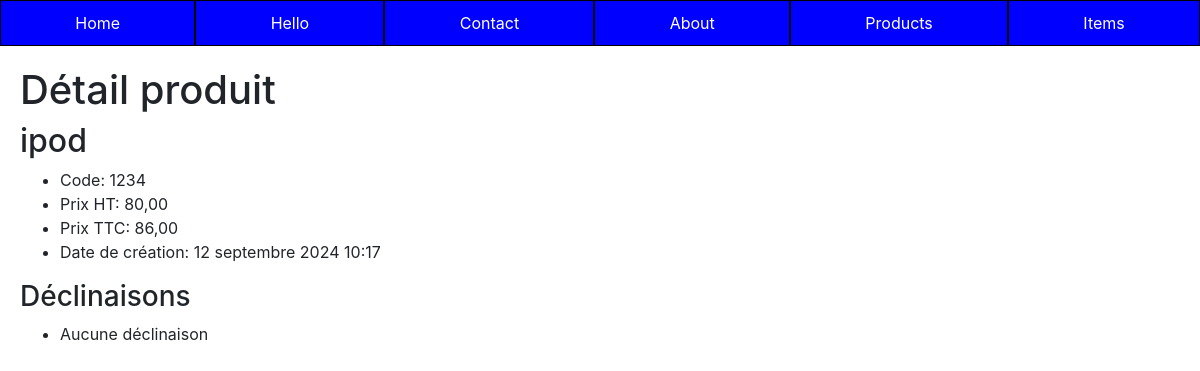
The app's page /appTp1/product/1 with its own data.
### appTp1/models.py (models this page shows, shortened)
class Product(models.Model):
    class Meta:
        verbose_name = "Produit"
    name          = models.CharField(max_length=100)
    code          = models.CharField(max_length=10, null=True, blank=True, unique=True)
    price_ht      = models.DecimalField(max_digits=8, decimal_places=2,  null=True, blank=True, verbose_name="Prix unitaire HT")
    price_ttc     = models.DecimalField(max_digits=8, decimal_places=2,  null=True, blank=True, verbose_name="Prix unitaire TTC")
    status        = models.SmallIntegerField(choices=PRODUCT_STATUS, default=0)
    date_creation =  models.DateTimeField(blank=True, verbose_name="Date création", default=timezone.now)

### appTp1/views.py (the view)
# urls.py: path('product/<pk>', views.ProductDetailView.as_view(), name='product-detail'),
class ProductDetailView(DetailView):
    model = Product
    template_name = "appTp1/detail_product.html"
    context_object_name = "product"
    def get_context_data(self, **kwargs):
        context = super(ProductDetailView, self).get_context_data(**kwargs)
        context['titremenu'] = "Détail produit"
        context['declinaisons'] = ProductItem.objects.filter(product=self.object)
        return context

### appTp1/templates/appTp1/detail_product.html (shortened to what this page needs)
{% extends 'appTp1/base.html' %}
{% block content %}
    <h1>{{ titremenu }}</h1>
    <h2>{{ product.name }}</h2>
    <ul>
        <li>Code: {{ product.code }}</li>
        <li>Prix HT: {{ product.price_ht }}</li>
        <li>Prix TTC: {{ product.price_ttc }}</li>
        <li>Date de création: {{ product.date_creation }}</li>
    </ul>
    <h3>Déclinaisons</h3>
    <ul>
        {% if declinaisons|length == 0 %}
            <li>Aucune déclinaison</li>
        {% else %}
            {% for d in declinaisons %}
                <li><a href="{% url 'item-detail' d.id %}">{{ d.code }}</a></li>
            {% endfor %}
        {% endif %}
    </ul>
{% endblock %}

### records on screen
Product: name "ipod", code "1234", price_ht "80,00", price_ttc "86,00", date_creation "12 septembre 2024 10:17"

### other values on screen
{{ titremenu }} "Détail produit"
